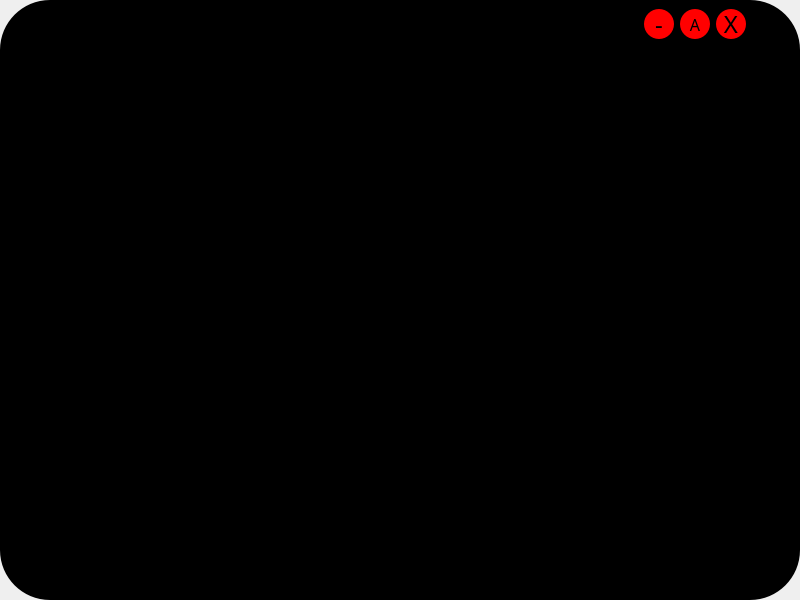
<?xml version="1.0" encoding="UTF-8"?>
<ui version="4.0">
 <class>incomingCall</class>
 <widget class="QMainWindow" name="incomingCall">
  <property name="geometry">
   <rect>
    <x>0</x>
    <y>0</y>
    <width>800</width>
    <height>600</height>
   </rect>
  </property>
  <property name="windowTitle">
   <string>MainWindow</string>
  </property>
  <property name="styleSheet">
   <string notr="true">border-width:2px;
border-radius:50px;
max-width:2000px;
max-height:2000px;
min-width:100px;
min-height:100px;</string>
  </property>
  <widget class="QWidget" name="centralwidget">
   <property name="styleSheet">
    <string notr="true">background-color : black;</string>
   </property>
   <layout class="QGridLayout" name="gridLayout">
    <item row="0" column="0" colspan="3">
     <layout class="QHBoxLayout" name="horizontalLayout">
      <property name="spacing">
       <number>6</number>
      </property>
      <property name="leftMargin">
       <number>500</number>
      </property>
      <item>
       <spacer name="horizontalSpacer_6">
        <property name="orientation">
         <enum>Qt::Horizontal</enum>
        </property>
        <property name="sizeHint" stdset="0">
         <size>
          <width>40</width>
          <height>20</height>
         </size>
        </property>
       </spacer>
      </item>
      <item>
       <spacer name="horizontalSpacer_5">
        <property name="orientation">
         <enum>Qt::Horizontal</enum>
        </property>
        <property name="sizeHint" stdset="0">
         <size>
          <width>40</width>
          <height>20</height>
         </size>
        </property>
       </spacer>
      </item>
      <item>
       <spacer name="horizontalSpacer_3">
        <property name="orientation">
         <enum>Qt::Horizontal</enum>
        </property>
        <property name="sizeHint" stdset="0">
         <size>
          <width>40</width>
          <height>20</height>
         </size>
        </property>
       </spacer>
      </item>
      <item>
       <widget class="QPushButton" name="hideButton">
        <property name="font">
         <font>
          <family>BatmanForeverAlternate</family>
          <pointsize>18</pointsize>
         </font>
        </property>
        <property name="styleSheet">
         <string notr="true">border-radius:15px;
background-color: red;
max-width:30px;
max-height:30px;
min-width:30px;
min-height:30px;</string>
        </property>
        <property name="text">
         <string>-</string>
        </property>
       </widget>
      </item>
      <item>
       <widget class="QPushButton" name="raiseButton">
        <property name="font">
         <font>
          <family>Square Things</family>
          <pointsize>12</pointsize>
         </font>
        </property>
        <property name="styleSheet">
         <string notr="true">border-radius:15px;
background-color: red;
max-width:30px;
max-height:30px;
min-width:30px;
min-height:30px;</string>
        </property>
        <property name="text">
         <string>A</string>
        </property>
       </widget>
      </item>
      <item>
       <widget class="QPushButton" name="quitButton">
        <property name="font">
         <font>
          <family>BatmanForeverAlternate</family>
          <pointsize>18</pointsize>
         </font>
        </property>
        <property name="styleSheet">
         <string notr="true">border-radius:15px;
background-color: red;
max-width:30px;
max-height:30px;
min-width:30px;
min-height:30px;</string>
        </property>
        <property name="text">
         <string>X</string>
        </property>
       </widget>
      </item>
      <item>
       <spacer name="horizontalSpacer_4">
        <property name="orientation">
         <enum>Qt::Horizontal</enum>
        </property>
        <property name="sizeHint" stdset="0">
         <size>
          <width>40</width>
          <height>20</height>
         </size>
        </property>
       </spacer>
      </item>
     </layout>
    </item>
    <item row="2" column="1">
     <widget class="QLabel" name="name">
      <property name="font">
       <font>
        <family>BatmanForeverAlternate</family>
        <pointsize>16</pointsize>
       </font>
      </property>
      <property name="styleSheet">
       <string notr="true">color: white;</string>
      </property>
      <property name="text">
       <string/>
      </property>
     </widget>
    </item>
    <item row="1" column="1">
     <spacer name="verticalSpacer_2">
      <property name="orientation">
       <enum>Qt::Vertical</enum>
      </property>
      <property name="sizeHint" stdset="0">
       <size>
        <width>20</width>
        <height>40</height>
       </size>
      </property>
     </spacer>
    </item>
    <item row="3" column="1">
     <spacer name="verticalSpacer">
      <property name="orientation">
       <enum>Qt::Vertical</enum>
      </property>
      <property name="sizeHint" stdset="0">
       <size>
        <width>20</width>
        <height>40</height>
       </size>
      </property>
     </spacer>
    </item>
    <item row="2" column="0">
     <spacer name="horizontalSpacer_2">
      <property name="orientation">
       <enum>Qt::Horizontal</enum>
      </property>
      <property name="sizeHint" stdset="0">
       <size>
        <width>40</width>
        <height>20</height>
       </size>
      </property>
     </spacer>
    </item>
    <item row="2" column="2">
     <spacer name="horizontalSpacer">
      <property name="orientation">
       <enum>Qt::Horizontal</enum>
      </property>
      <property name="sizeHint" stdset="0">
       <size>
        <width>40</width>
        <height>20</height>
       </size>
      </property>
     </spacer>
    </item>
    <item row="4" column="0" colspan="3">
     <layout class="QHBoxLayout" name="buttonLayout">
      <item>
       <widget class="QPushButton" name="hangupButton">
        <property name="text">
         <string/>
        </property>
       </widget>
      </item>
      <item>
       <widget class="QPushButton" name="answerButton">
        <property name="text">
         <string/>
        </property>
       </widget>
      </item>
     </layout>
    </item>
   </layout>
  </widget>
 </widget>
 <resources/>
 <connections>
  <connection>
   <sender>hideButton</sender>
   <signal>clicked()</signal>
   <receiver>incomingCall</receiver>
   <slot>showMinimized()</slot>
   <hints>
    <hint type="sourcelabel">
     <x>658</x>
     <y>59</y>
    </hint>
    <hint type="destinationlabel">
     <x>399</x>
     <y>299</y>
    </hint>
   </hints>
  </connection>
 </connections>
</ui>
